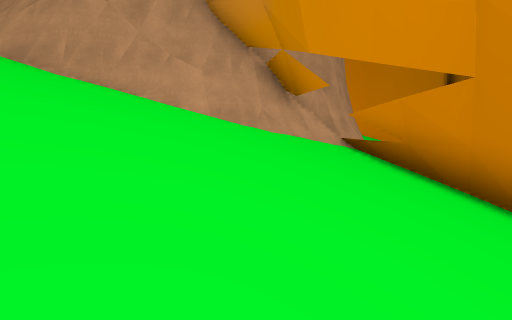
View 1 (above)

14 first-person views from a walk through a Unity game level. The camera is 1.3 m above the floor, tilts 4° down and sees 85° across. The floor is counted in squares, 2 m on a side. Each view is taken from the middle of a square. On the plan, view 1 faces up. The plan holds only what a view shows up to about 9 squares ahead; the rest is blank. The place goes on beyond the plan. The player character is not drawn.

View 2
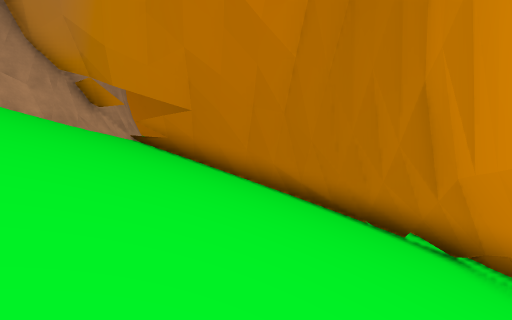

View 3
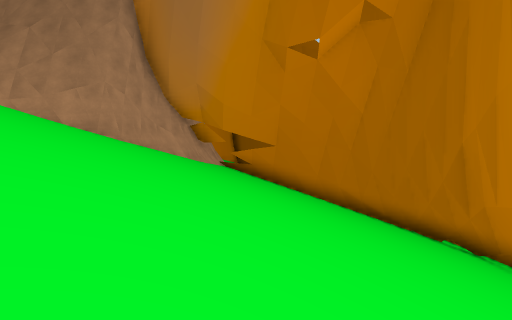

View 4
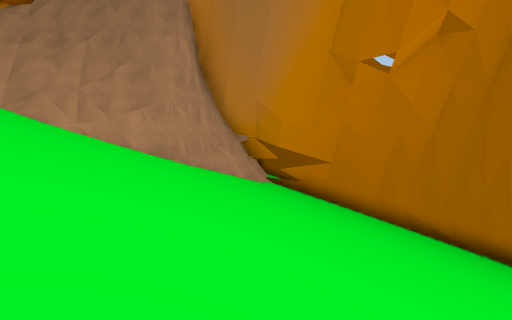

View 5
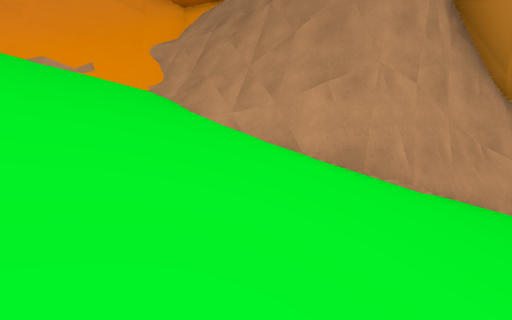

View 6
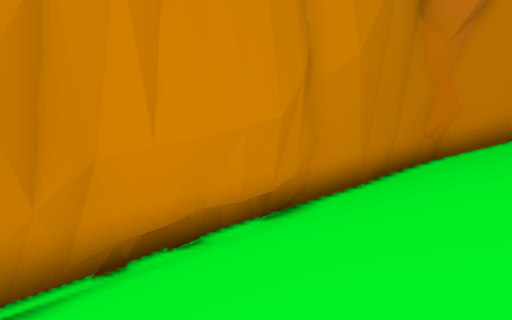

View 7
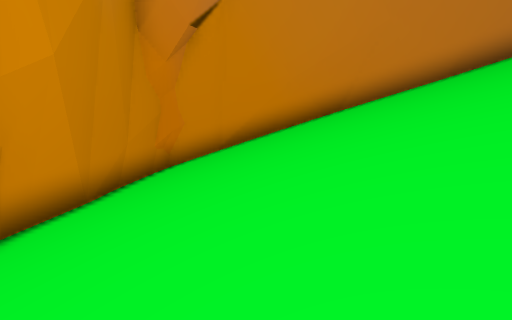

View 8
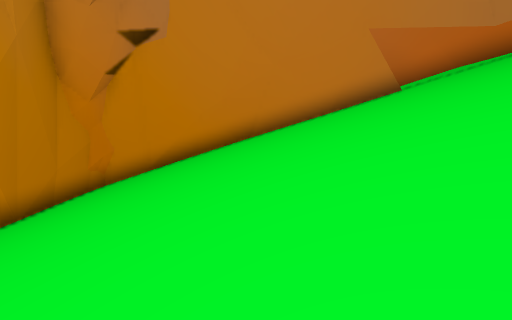

View 9
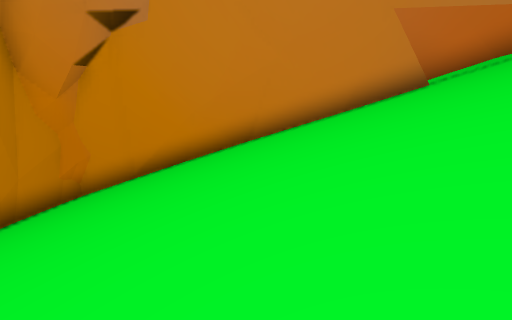

View 10
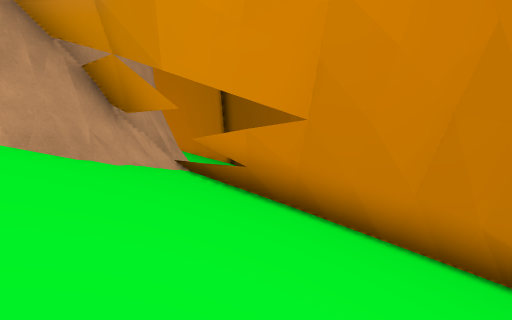

View 11
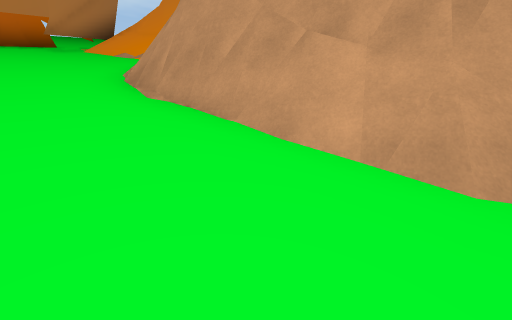

View 12
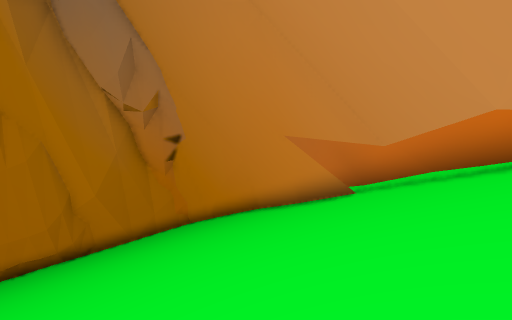

View 13
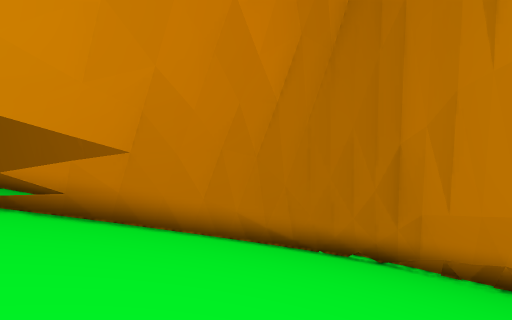

View 14
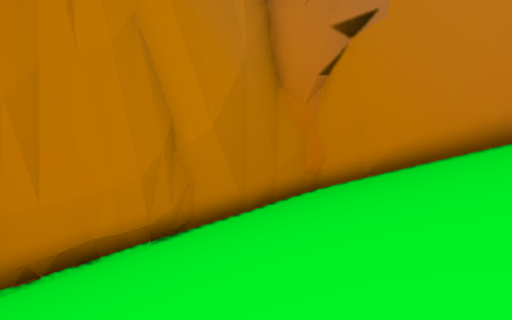

### Floor plan
Key: @ floor where view 1 was taken; # wall or solid block; . main floor; - floor 0.5 m lower than the main floor; _ floor 9 m lower than the main floor; / step, stairs or slope; = window, fence, low wall or low ledge; ^ raised ledge.
Columns run from 12 left of view 1 to 5 right of it. Each row starts with its distance up from view 1.
  8   #####
  7  ##///##
  6  #/////##   ####
  5  #=/////#####/##
  4 ##=.///////////##
  3 ##=.////////////#
  2 #^=-////////////##
  1  ^#=/////////////#
  0  ###////////@////#
 -1   ###////////////#
 -2    ##////////////#
 -3     ##//////////##
 -4     ##/////////##
 -5      ##///////###
 -6       ##////_###
 -7        ##//###
 -8         ####

Where each view was taken, in squares from view 1:
view 1: 0 up, 0 right, facing up
view 2: 4 down, 2 left, facing up-right
view 3: 4 down, 6 left, facing up-right
view 4: 2 down, 7 left, facing up-right
view 5: 1 up, 5 left, facing up
view 6: 0 up, 2 right, facing down
view 7: 0 up, 1 right, facing down-left
view 8: 3 up, 0 right, facing down-left
view 9: 2 up, 1 left, facing down-left
view 10: 1 up, 1 left, facing up-right
view 11: 3 up, 0 right, facing up-left
view 12: 7 up, 7 left, facing down
view 13: 1 up, 3 left, facing right
view 14: 2 up, 1 left, facing down
